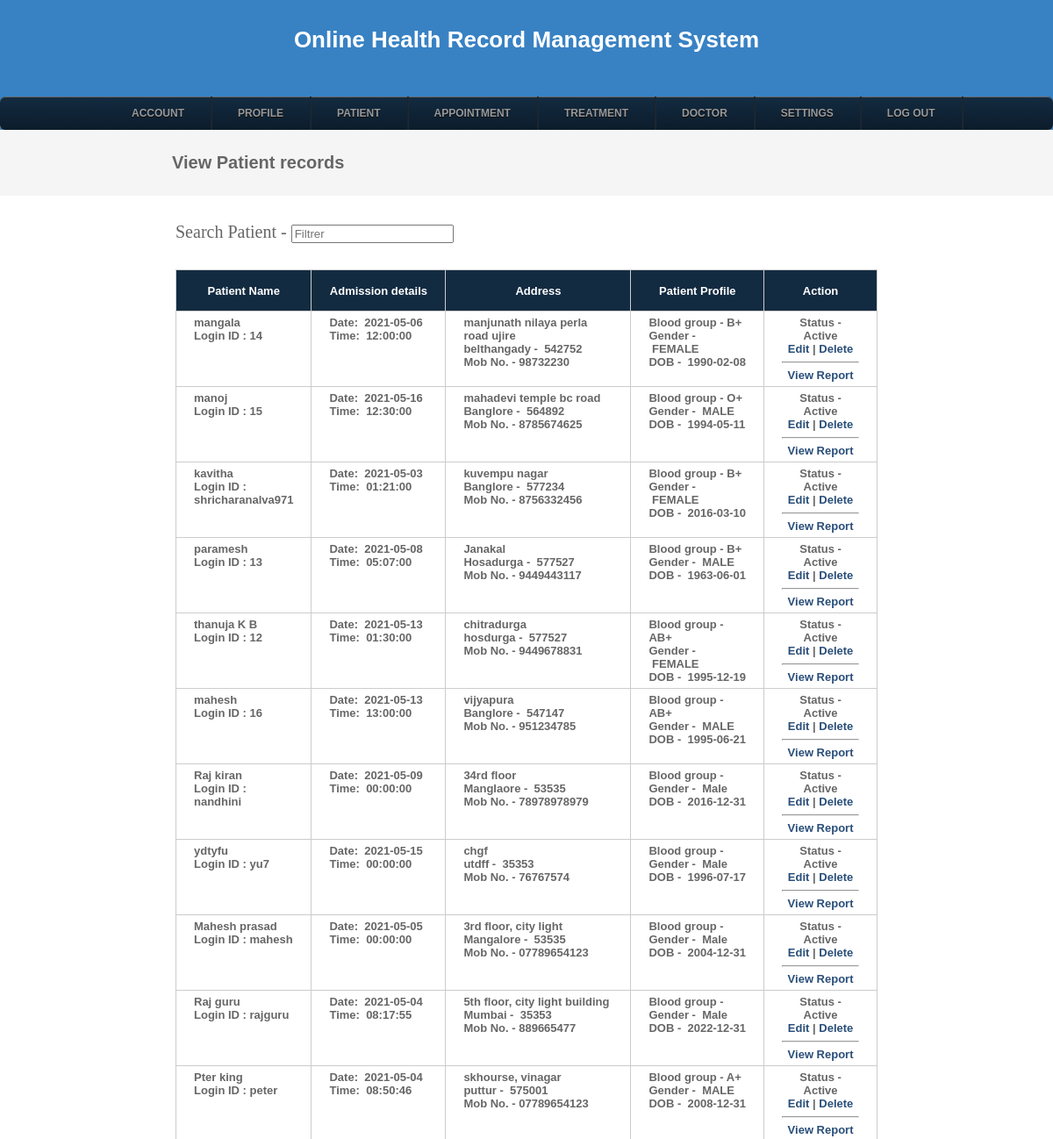
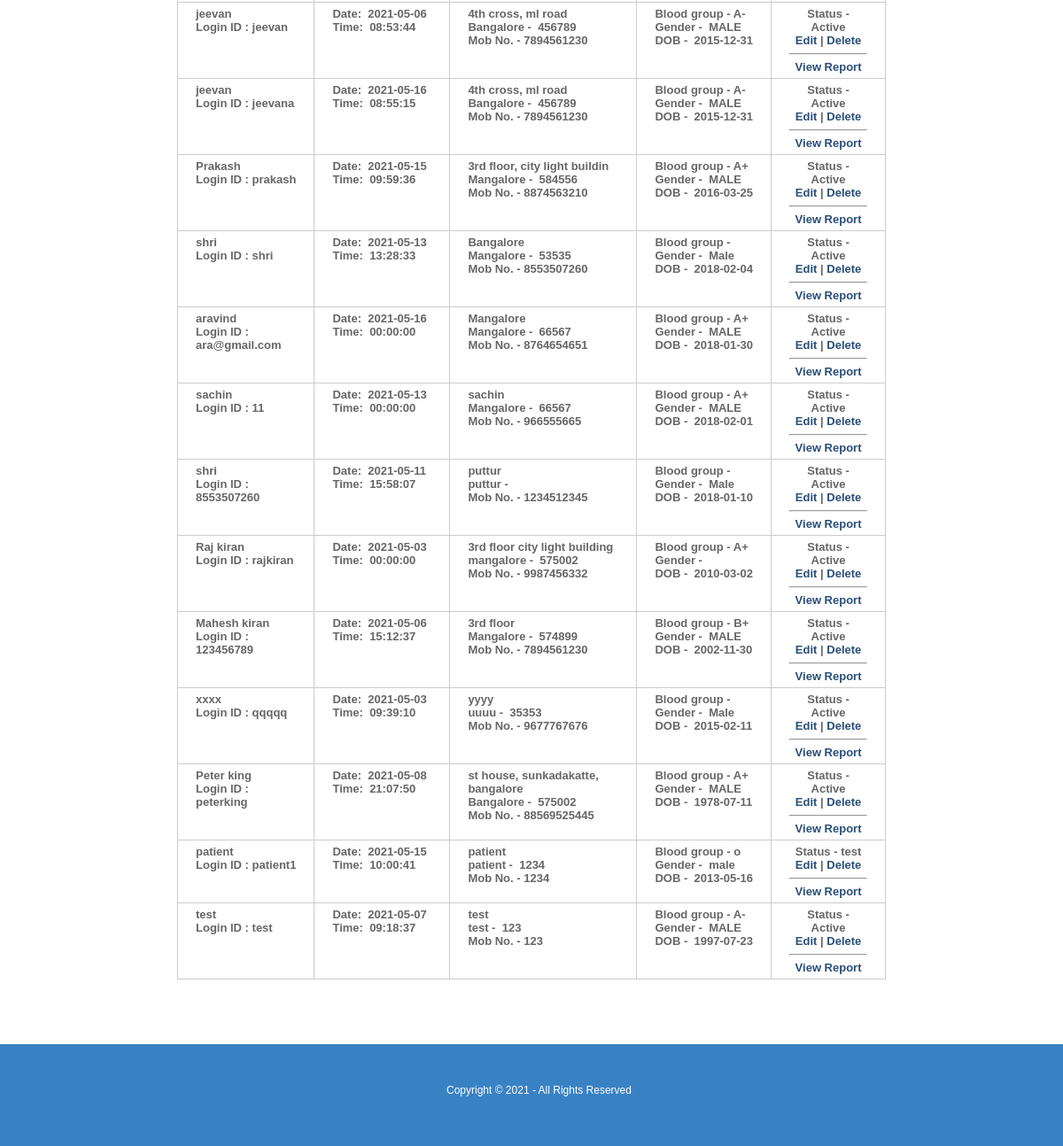
The app's page /viewpatient.php (signed in) with its own data (2 pictures, top to bottom).
### tables this page shows
CREATE TABLE `patient` (
  `patientid` int(10) NOT NULL,
  `patientname` varchar(50) NOT NULL,
  `admissiondate` date NOT NULL,
  `admissiontime` time NOT NULL,
  `address` varchar(250) NOT NULL,
  `mobileno` varchar(15) NOT NULL,
  `city` varchar(25) NOT NULL,
  `pincode` varchar(20) NOT NULL,
  `loginid` varchar(50) NOT NULL,
  `password` varchar(25) NOT NULL,
  `bloodgroup` varchar(20) NOT NULL,
  `gender` varchar(10) NOT NULL,
  `dob` date NOT NULL,
  `status` varchar(10) NOT NULL
);

### viewpatient.php (the view, shortened to what this page needs)
<?php
include("headers.php");
include("dbconnection.php");
?>
<div class="wrapper col2">
  <div id="breadcrumb">
    <ul>
      <li class="first">View Patient records</li></ul>
  </div>
</div>
<div class="wrapper col4">
  <div id="container">
<section class="container">
<h2>Search Patient - <input type="search" class="light-table-filter" data-table="order-table" placeholder="Filtrer" /></h2>
	<table class="order-table">
      <thead>
        <tr>
          <th width="15%" height="36"><div align="center">Patient Name</div></th>
          <th width="20%"><div align="center">Admission details</div></th>
          <th width="28%"><div align="center">Address</div></th>
          <th width="20%"><div align="center">Patient Profile</div></th>
          <th width="17%"><div align="center">Action</div></th>
        </tr>
        </thead>
      <tbody>
   <?php
		$sql ="SELECT * FROM patient";
		$qsql = mysqli_query($con,$sql);
		while($rs = mysqli_fetch_array($qsql))
		{
        echo "<tr>
          <td>$rs[patientname]<br>
		  <strong>Login ID :</strong> $rs[loginid] </td>
          <td>
		  <strong>Date</strong>: &nbsp;$rs[admissiondate]<br>
		 <strong>Time</strong>: &nbsp;$rs[admissiontime]</td>
		   <td>$rs[address]<br>$rs[city] -  &nbsp;$rs[pincode]<br>
Mob No. - $rs[mobileno]</td>
			    <td><strong>Blood group</strong> - $rs[bloodgroup]<br>
<strong>Gender</strong> - &nbsp;$rs[gender]<br>
<strong>DOB</strong> - &nbsp;$rs[dob]</td>
          <td align='center'>Status - $rs[status] <br>";
if(isset($_SESSION[adminid]))
{
		  echo "<a href='patient.php?editid=$rs[patientid]'>Edit</a> | <a href='viewpatient.php?delid=$rs[patientid]'>Delete</a> <hr>
<a href='patientreport.php?patientid=$rs[patientid]'>View Report</a>";
}
		  echo "</td></tr>";
		}
		?>
      </tbody>
    </table>
</section>
    <p>&nbsp;</p>
  </div>
</div>
<?php
include("footers.php");
?>

### layout/styles/layout.css (style rules this page uses)
html { overflow-y:scroll; }
body { margin:0; padding:0; font-size:13px; font-family:verdana, Arial, Helvetica, sans-serif; }
a { outline:none; text-decoration:none; }
div.wrapper { display:block; width:100%; margin:0; text-align:left; }
.col2 { color:#666666; background-color:#F5F5F5; }
.col3, .col4 { color:#666666; background-color:#FFFFFF; }
#head, #gallery, #breadcrumb, #container, #footer { display:block; position:relative; padding: 0; margin:0 auto; }
#breadcrumb { padding: 26px 196px; font-size: 20px; font-weight: bold; }
#breadcrumb ul { margin:0; padding:0; list-style:none; }
#breadcrumb ul li { display:inline; }
#breadcrumb ul li.first { font-weight:bold; font-size: 20px; }
#container { padding: 30px 200px; }
#container h1, #container h2, #container h3, #container h4, #container h5, #container h6 { margin:0 0 15px 0; padding:0 0 15px 0; line-height:normal; font-weight:normal; font-size:20px; font-family:Georgia, "Times New Roman", Times, serif; }
#container a { color:#294E79; background-color:#FFFFFF; }

### layout/styles/tables.css (style rules this page uses)
table { width:100%; border-collapse:collapse; table-layout:auto; vertical-align:top; margin-bottom:15px; border:1px solid #CCCCCC; }
table thead th { color:#FFFFFF; background-color:#132B41; border:1px solid #CCCCCC; border-collapse:collapse; text-align:center; table-layout:auto; vertical-align:middle; }
table tbody td { vertical-align:top; border-collapse:collapse; border-left:1px solid #CCCCCC; border-right:1px solid #CCCCCC; border-top:1px solid #CCCCCC; }
table thead th, table tbody td { padding:5px 20px; border-collapse:collapse; font-weight: bold; }

### records on screen
patient: patientname "mangala", loginid "14", admissiondate "2021-05-06", admissiontime "12:00:00", address "manjunath nilaya perla road ujire", city "belthangady", pincode "542752", mobileno "98732230", bloodgroup "B+", gender "FEMALE", dob "1990-02-08", status "Active"
patient: patientname "manoj", loginid "15", admissiondate "2021-05-16", admissiontime "12:30:00", address "mahadevi temple bc road", city "Banglore", pincode "564892", mobileno "8785674625", bloodgroup "O+", gender "MALE", dob "1994-05-11", status "Active"
patient: patientname "kavitha", loginid "shricharanalva971", admissiondate "2021-05-03", admissiontime "01:21:00", address "kuvempu nagar", city "Banglore", pincode "577234", mobileno "8756332456", bloodgroup "B+", gender "FEMALE", dob "2016-03-10", status "Active"
patient: patientname "paramesh", loginid "13", admissiondate "2021-05-08", admissiontime "05:07:00", address "Janakal", city "Hosadurga", pincode "577527", mobileno "9449443117", bloodgroup "B+", gender "MALE", dob "1963-06-01", status "Active"
patient: patientname "thanuja K B", loginid "12", admissiondate "2021-05-13", admissiontime "01:30:00", address "chitradurga", city "hosdurga", pincode "577527", mobileno "9449678831", bloodgroup "AB+", gender "FEMALE", dob "1995-12-19", status "Active"
patient: patientname "mahesh", loginid "16", admissiondate "2021-05-13", admissiontime "13:00:00", address "vijyapura", city "Banglore", pincode "547147", mobileno "951234785", bloodgroup "AB+", gender "MALE", dob "1995-06-21", status "Active"
patient: patientname "Raj kiran", loginid "nandhini", admissiondate "2021-05-09", admissiontime "00:00:00", address "34rd floor", city "Manglaore", pincode "53535", mobileno "78978978979", gender "Male", dob "2016-12-31", status "Active"
patient: patientname "ydtyfu", loginid "yu7", admissiondate "2021-05-15", admissiontime "00:00:00", address "chgf", city "utdff", pincode "35353", mobileno "76767574", gender "Male", dob "1996-07-17", status "Active"
patient: patientname "Mahesh prasad", loginid "mahesh", admissiondate "2021-05-05", admissiontime "00:00:00", address "3rd floor, city light", city "Mangalore", pincode "53535", mobileno "07789654123", gender "Male", dob "2004-12-31", status "Active"
patient: patientname "Raj guru", loginid "rajguru", admissiondate "2021-05-04", admissiontime "08:17:55", address "5th floor, city light building", city "Mumbai", pincode "35353", mobileno "889665477", gender "Male", dob "2022-12-31", status "Active"
patient: patientname "Pter king", loginid "peter", admissiondate "2021-05-04", admissiontime "08:50:46", address "skhourse, vinagar", city "puttur", pincode "575001", mobileno "07789654123", bloodgroup "A+", gender "MALE", dob "2008-12-31", status "Active"
patient: patientname "jeevan", loginid "jeevan", admissiondate "2021-05-06", admissiontime "08:53:44", address "4th cross, ml road", city "Bangalore", pincode "456789", mobileno "7894561230", bloodgroup "A-", gender "MALE", dob "2015-12-31", status "Active"
patient: patientname "jeevan", loginid "jeevana", admissiondate "2021-05-16", admissiontime "08:55:15", address "4th cross, ml road", city "Bangalore", pincode "456789", mobileno "7894561230", bloodgroup "A-", gender "MALE", dob "2015-12-31", status "Active"
patient: patientname "Prakash", loginid "prakash", admissiondate "2021-05-15", admissiontime "09:59:36", address "3rd floor, city light buildin", city "Mangalore", pincode "584556", mobileno "8874563210", bloodgroup "A+", gender "MALE", dob "2016-03-25", status "Active"
patient: patientname "shri", loginid "shri", admissiondate "2021-05-13", admissiontime "13:28:33", address "Bangalore", city "Mangalore", pincode "53535", mobileno "8553507260", gender "Male", dob "2018-02-04", status "Active"
patient: patientname "aravind", loginid "ara@gmail.com", admissiondate "2021-05-16", admissiontime "00:00:00", address "Mangalore", city "Mangalore", pincode "66567", mobileno "8764654651", bloodgroup "A+", gender "MALE", dob "2018-01-30", status "Active"
patient: patientname "sachin", loginid "11", admissiondate "2021-05-13", admissiontime "00:00:00", address "sachin", city "Mangalore", pincode "66567", mobileno "966555665", bloodgroup "A+", gender "MALE", dob "2018-02-01", status "Active"
patient: patientname "shri", loginid "8553507260", admissiondate "2021-05-11", admissiontime "15:58:07", address "puttur", city "puttur", mobileno "1234512345", gender "Male", dob "2018-01-10", status "Active"
patient: patientname "Raj kiran", loginid "rajkiran", admissiondate "2021-05-03", admissiontime "00:00:00", address "3rd floor city light building", city "mangalore", pincode "575002", mobileno "9987456332", bloodgroup "A+", dob "2010-03-02", status "Active"
patient: patientname "Mahesh kiran", loginid "123456789", admissiondate "2021-05-06", admissiontime "15:12:37", address "3rd floor", city "Mangalore", pincode "574899", mobileno "7894561230", bloodgroup "B+", gender "MALE", dob "2002-11-30", status "Active"
patient: patientname "xxxx", loginid "qqqqq", admissiondate "2021-05-03", admissiontime "09:39:10", address "yyyy", city "uuuu", pincode "35353", mobileno "9677767676", gender "Male", dob "2015-02-11", status "Active"
patient: patientname "Peter king", loginid "peterking", admissiondate "2021-05-08", admissiontime "21:07:50", address "st house, sunkadakatte, bangalore", city "Bangalore", pincode "575002", mobileno "88569525445", bloodgroup "A+", gender "MALE", dob "1978-07-11", status "Active"
patient: patientname "patient", loginid "patient1", admissiondate "2021-05-15", admissiontime "10:00:41", address "patient", city "patient", pincode "1234", mobileno "1234", bloodgroup "o", gender "male", dob "2013-05-16", status "test"
patient: patientname "test", loginid "test", admissiondate "2021-05-07", admissiontime "09:18:37", address "test", city "test", pincode "123", mobileno "123", bloodgroup "A-", gender "MALE", dob "1997-07-23", status "Active"
